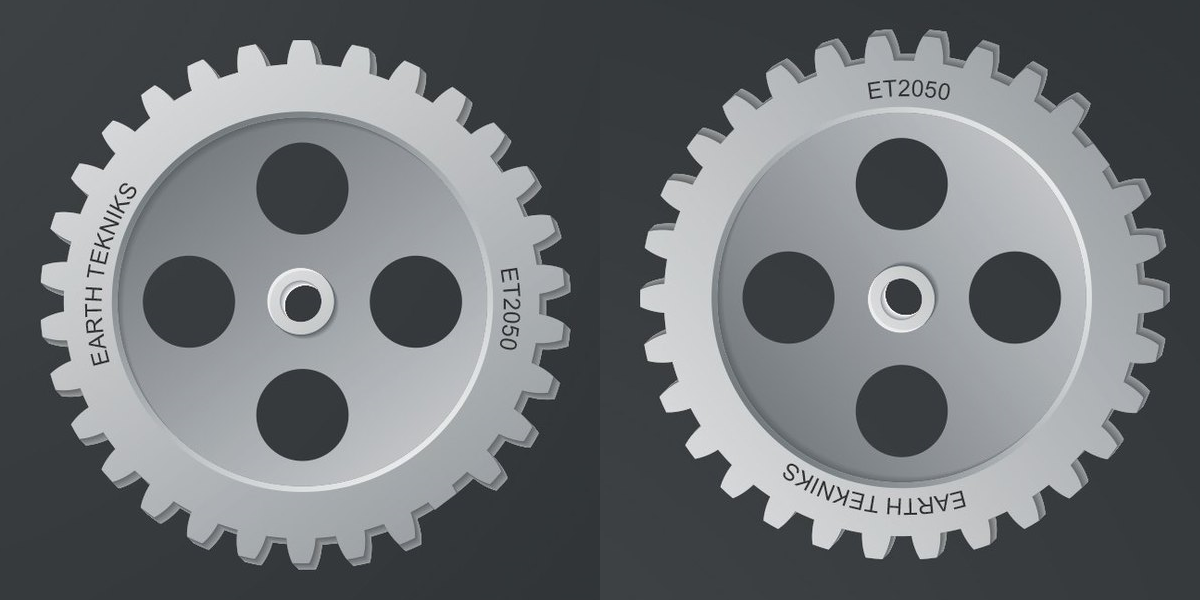
#> input picture HW02/gear-inspection-system-1200x600.png, 1200 x 600 px
$ jupyter execute homework2.ipynb
#> lines starting #> are read from the running program, lines starting #| are printed output that depends on the picture; after the words box and inside, x2 and y2 are one past the last pixel; in counts of white or black regions, pixels touching at a corner belong together
## Homework 2
1. Input image from gear-inspection-system-1200x600.png.
2. The objective is to detect missing teeth using a sequence of morphological filters. The size of gears are fixed, but the position of the gears and missing teeth are random. There could be more than one missing teeth on each gear.
3. Design a set of structure elements.
4. Apply morphological filters using the structure elements.
5. Mark the defected gears using <b>red rectangles</b> on the output images.
6. Write a simple report in a separate cell.
7. Upload your Jupyter code file (*.ipynb)

Input

output

[cell 1]
#gear tooth inspection using morphological filter

import cv2
import numpy as np

output = cv2.imread('gear-inspection-system-1200x600.png')
#> output is the input picture: shape (600, 1200, 3); mean B, G, R 116.7, 113.5, 109.8
img = cv2.imread('gear-inspection-system-1200x600.png', cv2.IMREAD_GRAYSCALE)
#> img: shape (600, 1200); min 0, max 255, mean 113.2
retval, img_a = cv2.threshold(img, 90, 255, cv2.THRESH_BINARY)
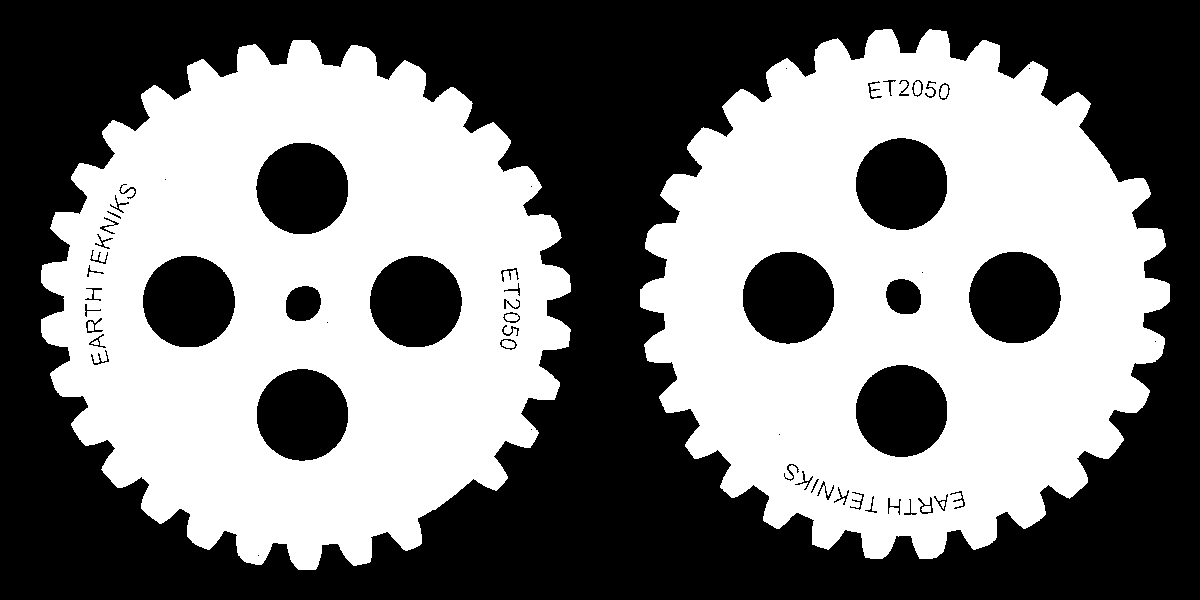
#> img_a: shape (600, 1200); 48.5% white; 8 white regions, largest, box (x1, y1, x2, y2) and area: (640, 29, 1170, 559) 174615, (41, 40, 571, 570) 174615, (940, 85, 948, 98) 84

kernel_dot = cv2.getStructuringElement(cv2.MORPH_ELLIPSE,(3,3))
kernel_dot1 = cv2.getStructuringElement(cv2.MORPH_ELLIPSE,(20,20))
kernel_dot2 = cv2.getStructuringElement(cv2.MORPH_ELLIPSE,(7,7))
kernel_dot3 = cv2.getStructuringElement(cv2.MORPH_ELLIPSE,(2,2))
kernel_hole = cv2.getStructuringElement(cv2.MORPH_ELLIPSE,(130,130))
kernel_hole_e = cv2.erode(kernel_hole, kernel_dot, iterations=1)
kernel_hole_ring = kernel_hole - kernel_hole_e
kernel_gear = cv2.getStructuringElement(cv2.MORPH_ELLIPSE,(50,50))

gear_body = cv2.getStructuringElement(cv2.MORPH_ELLIPSE,(15,15))
gear_tooth = cv2.getStructuringElement(cv2.MORPH_ELLIPSE,(5,9))

img_b = cv2.erode(img_a, kernel_hole_ring, iterations=1)
#> img_b: shape (600, 1200); 1.6% white; 17 white regions (1 under 20 px), largest, box (x1, y1, x2, y2) and area: (996, 279, 1034, 316) 1100, (283, 396, 321, 433) 1098, (882, 165, 921, 202) 1093
img_c = cv2.dilate(img_b, kernel_hole_e, iterations=1)
#> img_c: shape (600, 1200); 37.8% white; 2 white regions, box (x1, y1, x2, y2) and area: (104, 102, 514, 512) 140129, (702, 87, 1113, 496) 132192
img_d = cv2.bitwise_or(img_a, img_c)
#> img_d: shape (600, 1200); 56.2% white; 45 black regions (8 under 20 px), largest, box (x1, y1, x2, y2) and area: (0, 0, 1200, 600) 313516, (86, 318, 103, 333) 80, (918, 497, 933, 514) 80

img_e = cv2.morphologyEx(img_d, cv2.MORPH_CLOSE, kernel_dot2)
#> img_e: shape (600, 1200); 56.5% white; 1 black region, box (x1, y1, x2, y2) and area: (0, 0, 1200, 600) 313232
img_e1 = cv2.erode(img_e, kernel_hole_ring, iterations=1)
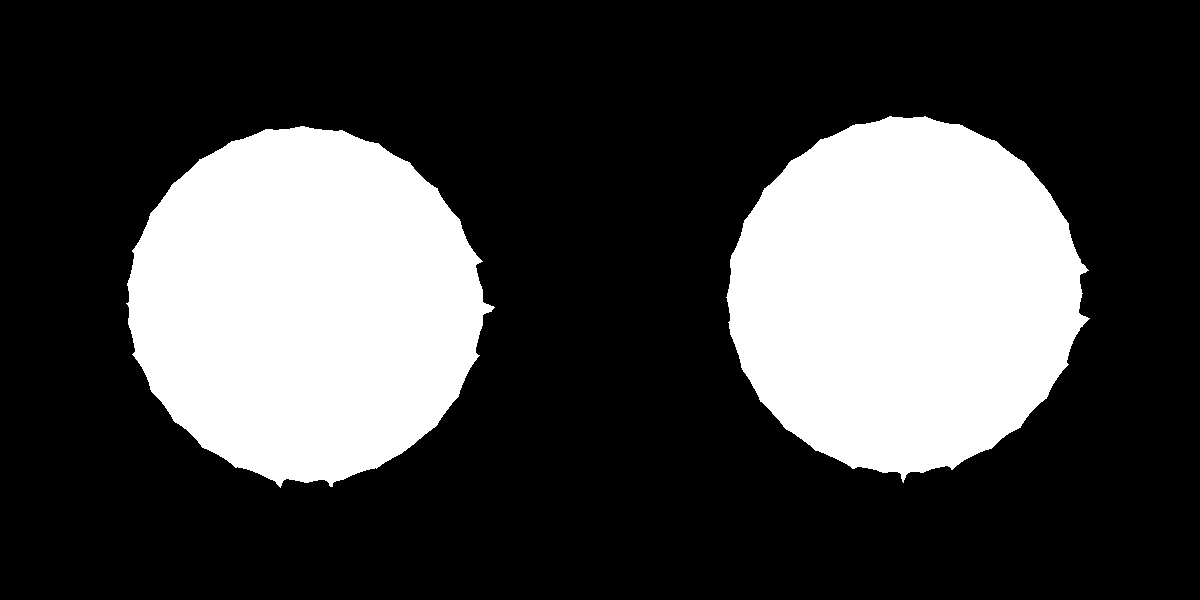
#> img_e1: shape (600, 1200); 27.3% white; 2 white regions, box (x1, y1, x2, y2) and area: (126, 126, 495, 488) 98233, (726, 116, 1090, 483) 98222
img_e2 = cv2.dilate(img_e1, kernel_gear, iterations=3)
#> img_e2: shape (600, 1200); 56% white; 1 black region, box (x1, y1, x2, y2) and area: (0, 0, 1200, 600) 316670
img_e3 = cv2.erode(img_e2, gear_body, iterations=1)
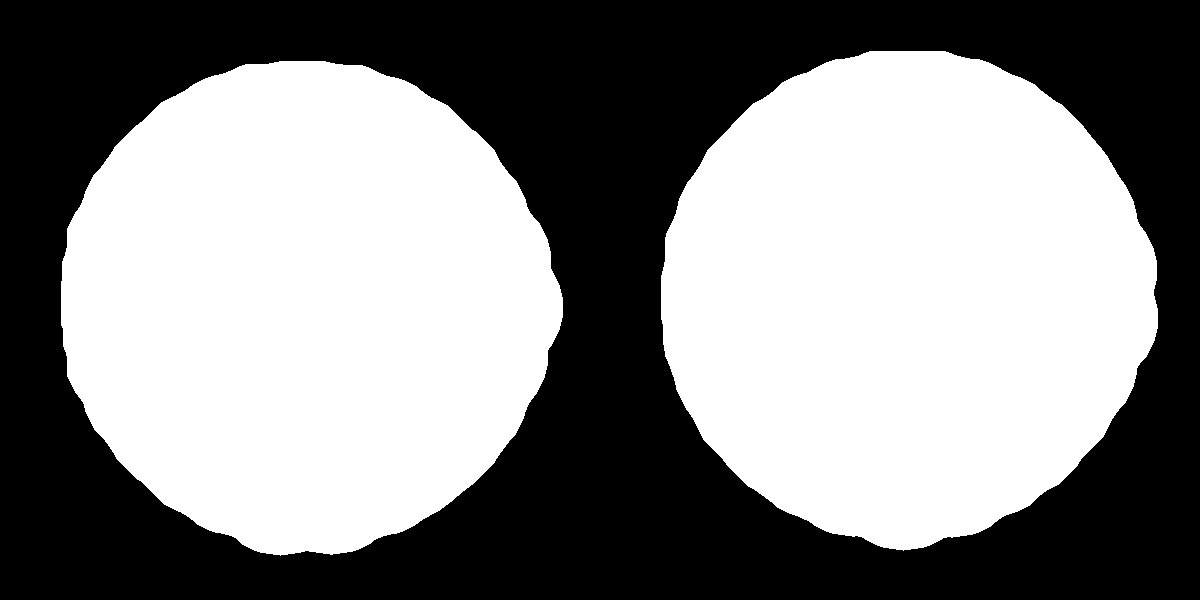
#> img_e3: shape (600, 1200); 52.9% white; 1 black region, box (x1, y1, x2, y2) and area: (0, 0, 1200, 600) 339211
img_e = img_e2 - img_e3
#> img_e: shape (600, 1200); 3.1% white; 2 white regions, box (x1, y1, x2, y2) and area: (54, 54, 570, 563) 11271, (654, 44, 1165, 558) 11270


img_f = cv2.bitwise_and(img_a, img_e)
#> img_f: shape (600, 1200); 1.9% white; 58 white regions, largest, box (x1, y1, x2, y2) and area: (695, 131, 723, 165) 268, (436, 94, 469, 123) 266, (476, 127, 504, 160) 265
img_g = cv2.dilate(img_f, kernel_dot, iterations=1)
#> img_g: shape (600, 1200); 2.5% white; 58 white regions, largest, box (x1, y1, x2, y2) and area: (694, 130, 724, 166) 342, (657, 222, 672, 260) 340, (435, 93, 470, 124) 339
img_g = cv2.morphologyEx(img_g, cv2.MORPH_OPEN, kernel_dot)
retval, img_g = cv2.threshold(img_g, 10, 255, cv2.THRESH_BINARY)

img_h0 = cv2.dilate(img_g, kernel_dot2, iterations=5)
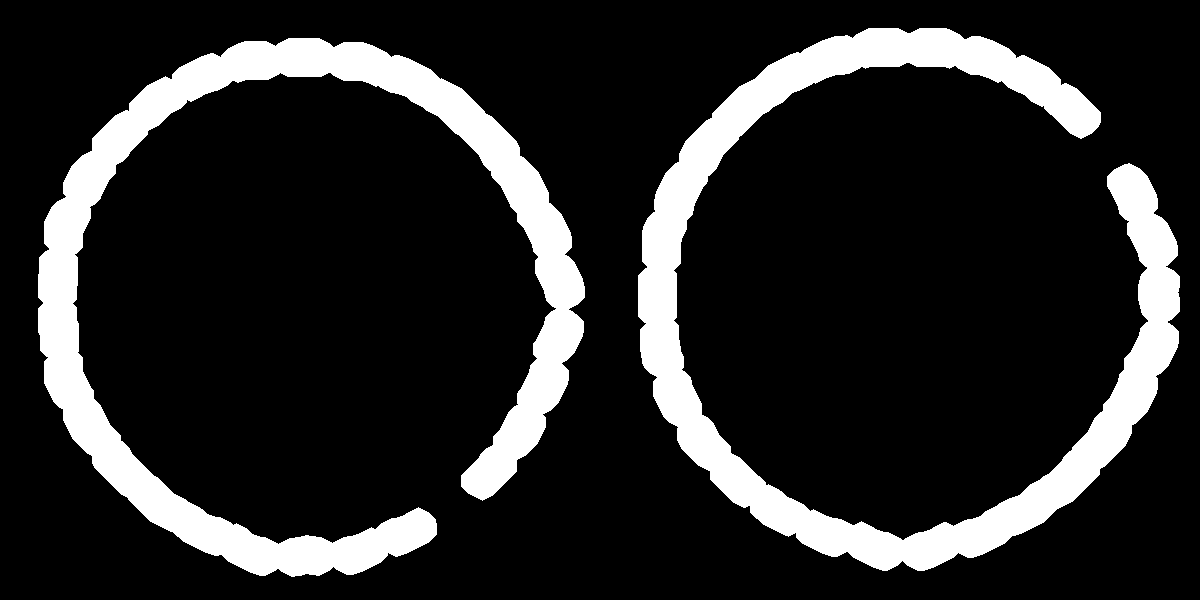
#> img_h0: shape (600, 1200); 15.7% white; 2 white regions, box (x1, y1, x2, y2) and area: (38, 38, 585, 577) 56483, (638, 28, 1180, 571) 56351

img_h1 = abs(img_e - img_h0)
img_h2 = cv2.erode(img_h1, gear_tooth, iterations=1)
img_h3 = cv2.erode(img_h2, kernel_dot3, iterations=1)
img_h4 = cv2.dilate(img_h3, kernel_hole, iterations=1)
img_h4 = cv2.morphologyEx(img_h4, cv2.MORPH_OPEN, kernel_hole_e)
#img_h4 = cv2.morphologyEx(img_h4, cv2.MORPH_OPEN, kernel_dot1)
img_h = img_h4.copy()
retval, img_h = cv2.threshold(img_h, 250, 255, cv2.THRESH_BINARY)
#> img_h: shape (600, 1200); 4.3% white; 2 white regions, box (x1, y1, x2, y2) and area: (1036, 76, 1181, 227) 16629, (392, 432, 529, 568) 14450

num_labels, labels, stats, centroids = cv2.connectedComponentsWithStats(img_h)
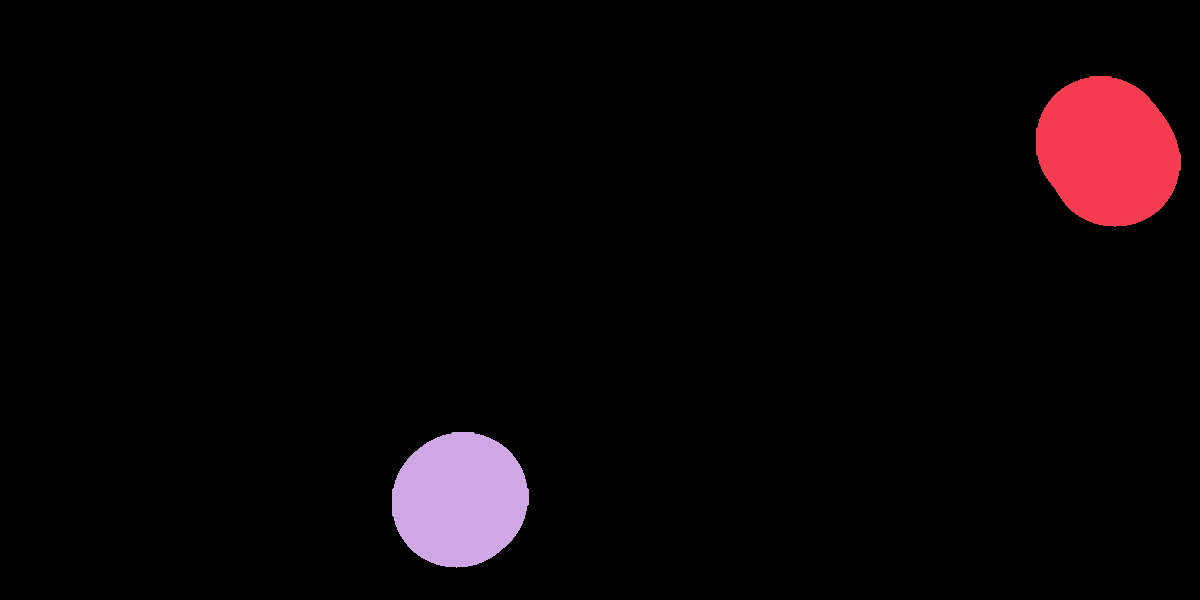
#> labels: shape (600, 1200) int32; 3 distinct labels, from 0 to 2; one colour per label, 0 black
#> num_labels = 3; stats = [[0, 0, 1200, 600, 688921], [1036, 76, 145, 151, 16629], [392, 432, 137, 136, 14450]]; centroids = [[590.2, 298.9], [1107.5, 151], [459.4, 499.3]]

print("labels:"+str(num_labels))
#| labels:3

for i in range(1, num_labels):
    x = stats[i, cv2.CC_STAT_LEFT]
    y = stats[i, cv2.CC_STAT_TOP]
    w = stats[i, cv2.CC_STAT_WIDTH]
    h = stats[i, cv2.CC_STAT_HEIGHT]
    area = stats[i, cv2.CC_STAT_AREA]
    center_x, center_y = centroids[i]
    if area > 100:
        # 畫出外接矩形 (綠色)
        cv2.rectangle(output, (x, y), (x + w, y + h), (0, 255, 0), 2)
        print((x, y), (x + w, y + h))
        # 畫出形心 (紅色小圓點)
        cv2.circle(output, (int(center_x), int(center_y)), 4, (0, 0, 255), -1)
        # 標註標籤編號與面積
        cv2.putText(output, f"ID:{i}, Area:{area}", (x, y - 10),
                    cv2.FONT_HERSHEY_SIMPLEX, 0.5, (255, 0, 0), 1)
#> this loop made 2 passes
#> (x, y, w, h, area, center_x, center_y) on passes 1 to 2: (1036, 76, 145, 151, 16629, 1107.5, 151), (392, 432, 137, 136, 14450, 459.4, 499.3)
#| (1036, 76) (1181, 227)
#| (392, 432) (529, 568)

# [16 lines of commented-out code are left out]
cv2.imshow('(h)', img_h)
cv2.imshow('final', output)
cv2.waitKey()
cv2.destroyAllWindows()

---
ver 0.9
如果按照11/19的流程
我現在做到了圖H
但卡在調HoughCircles的參數，來找出圓心
找出圓心後，畫長方形就簡單了

[cell 2]
circles = cv2.HoughCircles(img_h,cv2.HOUGH_GRADIENT,dp=1,minDist=50,param1=10,param2=10,minRadius=50,maxRadius=100)
#> circles = [[460.5, 498.5, 67.7], [1114.5, 159.5, 66.5]]
if circles is not None:
    circles = np.uint8(np.around(circles))
#> circles = [[204, 242, 68], [90, 160, 66]]
    for i in circles[0, :]:
        center = (i[0], i[1])
        print(center)
        radius = i[2]+1
        cv2.circle(img_h, center, radius, 255, 2)
#> this loop made 2 passes
#> (i, radius) on passes 1 to 2: ([204, 242, 68], 69), ([90, 160, 66], 67)
#| (204, 242)
#| (90, 160)
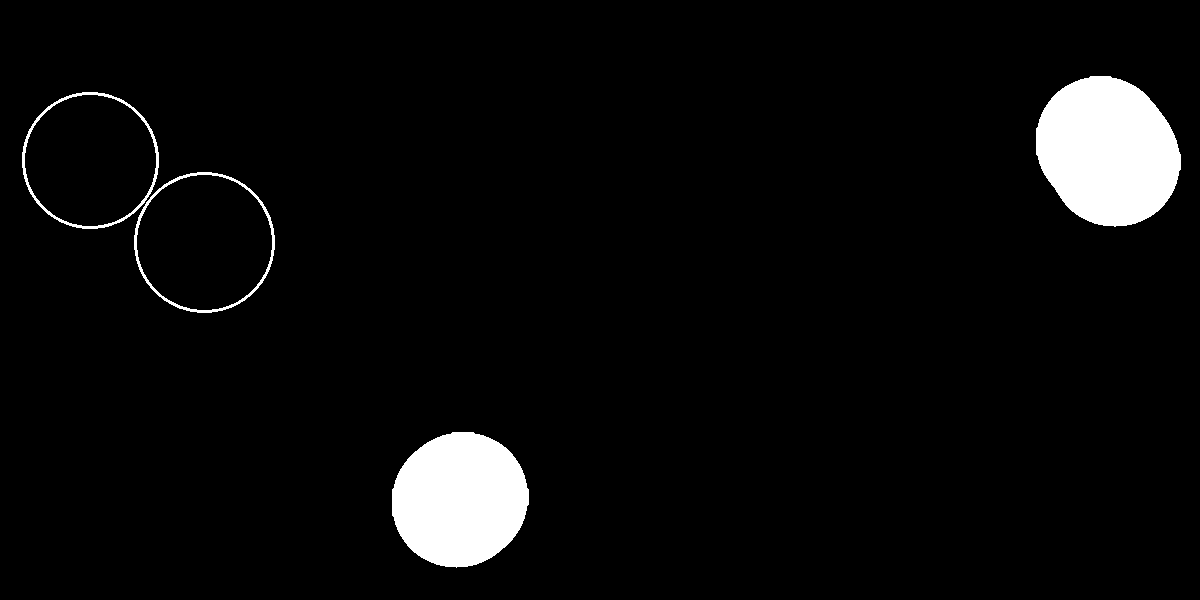
#> img_h: shape (600, 1200); 4.7% white; 4 white regions, box (x1, y1, x2, y2) and area: (1036, 76, 1181, 227) 16629, (392, 432, 529, 568) 14450, (134, 172, 275, 313) 1266, (22, 92, 159, 229) 1244
